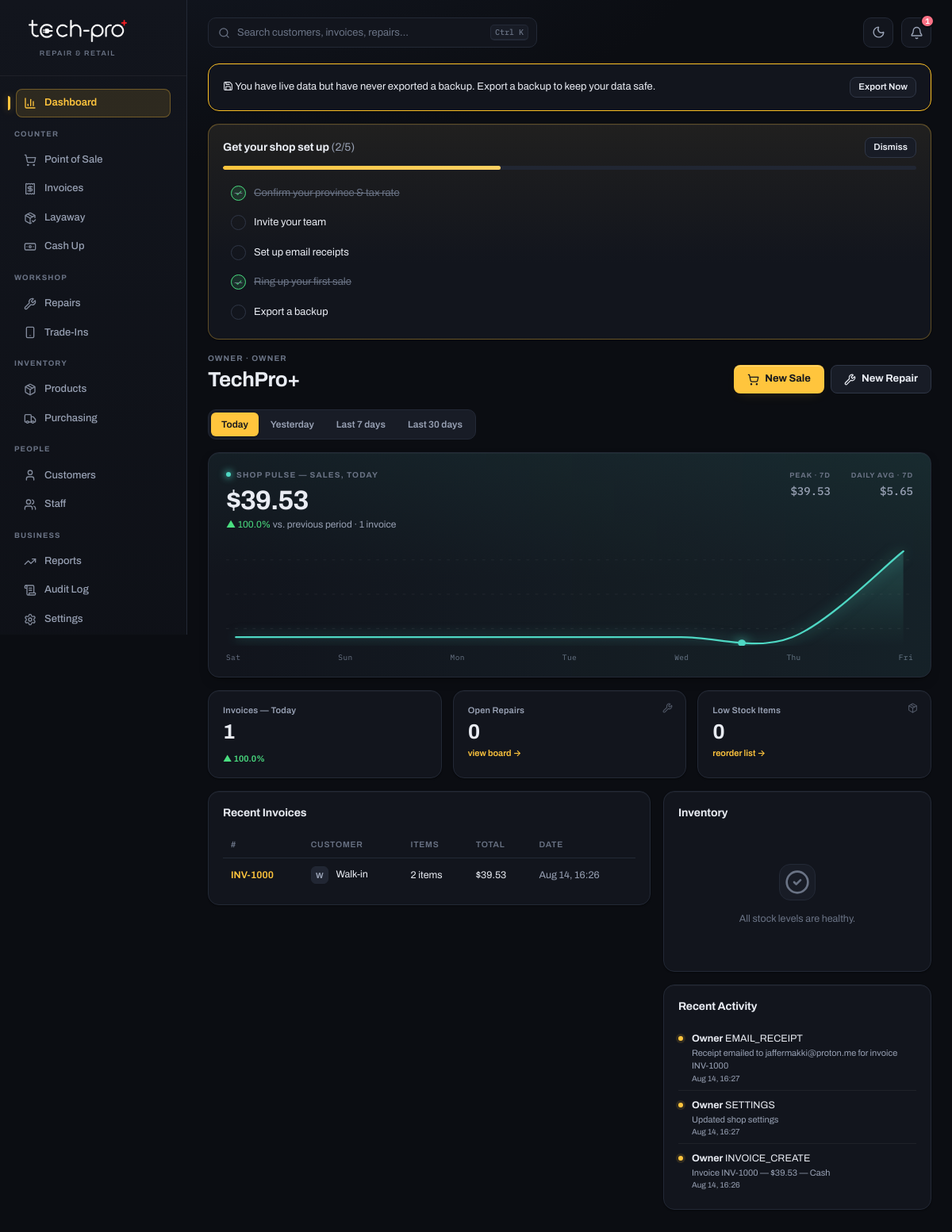
The app's page / (signed in) with its own data.
### app/models.py (models this page shows)
class Staff(Base):
    __tablename__ = "staff"
    id = Column(String, primary_key=True, default=gen_id)
    name = Column(String, nullable=False)
    role = Column(String, nullable=False, default="cashier")  # owner | manager | cashier | technician
    pin_hash = Column(String, nullable=False)
    active = Column(Boolean, default=True)

class Setting(Base):
    __tablename__ = "settings"
    key = Column(String, primary_key=True)
    value = Column(Text)

class Invoice(Base):
    __tablename__ = "invoices"
    id = Column(String, primary_key=True, default=gen_id)
    number = Column(String, unique=True)
    customer_id = Column(String, ForeignKey("customers.id"), nullable=True)
    staff_id = Column(String, ForeignKey("staff.id"), nullable=True)
    repair_id = Column(String, ForeignKey("repairs.id"), nullable=True)
    payment_method = Column(String, default="Cash")
    cash_amount = Column(Float, default=0)     # portion of `total` actually put in the cash drawer
    card_amount = Column(Float, default=0)     # portion of `total` actually run through the card terminal
    card_reference = Column(String, default="")  # approval/reference code from the terminal receipt, staff-entered
    subtotal = Column(Float, default=0)
    discount = Column(Float, default=0)
    loyalty_pts_used = Column(Integer, default=0)
    store_credit_used = Column(Float, default=0)
    tendered = Column(Float, default=0)
    change_given = Column(Float, default=0)
    tax_breakdown = Column(Text, default="")  # JSON string of [{label, amount}]
    tax_total = Column(Float, default=0)
    total = Column(Float, default=0)
    refunded = Column(Boolean, default=False)
    date = Column(DateTime, default=datetime.utcnow)
    customer = relationship("Customer")
    staff = relationship("Staff")
    repair = relationship("Repair")
    lines = relationship("InvoiceLine", back_populates="invoice", cascade="all, delete-orphan")

class AuditLog(Base):
    __tablename__ = "audit_log"
    id = Column(String, primary_key=True, default=gen_id)
    ts = Column(DateTime, default=datetime.utcnow)
    staff_id = Column(String, nullable=True)
    staff_name = Column(String, default="System")
    action = Column(String)
    detail = Column(Text, default="")

### app/main.py (the view)
@app.get("/", response_class=HTMLResponse)
def dashboard(request: Request, db: Session = Depends(get_db), date_range: str = Query("today", alias="range")):
    staff = require_login(request, db)
    if not staff:
        return RedirectResponse("/login", status_code=303)
    if date_range not in RANGE_LABELS:
        date_range = "today"
    today = datetime.utcnow().date()
    all_invoices = db.query(Invoice).all()
    start, end, prev_start, prev_end = _range_bounds(date_range, today)
    in_range = [i for i in all_invoices if start <= i.date.date() <= end]
    in_prev = [i for i in all_invoices if prev_start <= i.date.date() <= prev_end]
    sales_total = round(sum(i.total for i in in_range), 2)
    sales_prev = round(sum(i.total for i in in_prev), 2)
    count_total = len(in_range)
    count_prev = len(in_prev)
    def _trend_pct(cur, prev):
        if prev > 0:
            return round((cur - prev) / prev * 100, 1)
        return 100.0 if cur > 0 else 0.0
    sales_trend_pct = _trend_pct(sales_total, sales_prev)
    count_trend_pct = _trend_pct(count_total, count_prev)
    span_days = (end - start).days + 1
    daily_sales, daily_counts = [], []
    for i in range(span_days - 1, -1, -1):
        d = end - timedelta(days=i)
        day_invoices = [inv for inv in all_invoices if inv.date.date() == d]
        daily_sales.append(round(sum(inv.total for inv in day_invoices), 2))
        daily_counts.append(len(day_invoices))
    sales_spark = _sparkline_points(daily_sales)
    count_spark = _sparkline_points(daily_counts)
    trend_days, trend_totals = [], []
    for i in range(6, -1, -1):
        d = today - timedelta(days=i)
        day_total = round(sum(inv.total for inv in all_invoices if inv.date.date() == d), 2)
        trend_days.append(d.strftime("%a"))
        trend_totals.append(day_total)
    recent_invoices = db.query(Invoice).order_by(Invoice.date.desc()).limit(8).all()
    low_stock = db.query(Product).filter(Product.stock <= Product.reorder_threshold).all()
    open_repairs_count = db.query(Repair).filter(Repair.status.notin_(["COMPLETED", "COLLECTED"])).count()
    backup_warning = None
    checklist = None
    if role_allowed(staff, "owner"):
        last_backup = get_setting(db, "last_backup", "")
        total_customers = db.query(Customer).count()
        total_invoices = db.query(Invoice).count()
        if not last_backup:
            if total_invoices > 0 or total_customers > 2:
                backup_warning = "You have live data but have never exported a backup."
        else:
            days_since = (datetime.utcnow() - datetime.fromisoformat(last_backup)).days
            if days_since >= 7:
                backup_warning = f"Last backup was {days_since} day{'s' if days_since != 1 else ''} ago."
        if not get_setting(db, "hide_setup_checklist", ""):
            items = [
                {"label": "Confirm your province & tax rate", "done": db.get(Setting, "province") is not None, "href": "/settings"},
                {"label": "Invite your team", "done": db.query(Staff).count() > 1, "href": "/staff"},
                {"label": "Set up email receipts", "done": bool(get_setting(db, "smtp_host", "")), "href": "/settings"},
                {"label": "Ring up your first sale", "done": total_invoices > 0, "href": "/pos"},
                {"label": "Export a backup", "done": bool(last_backup), "href": "/export/backup"},
            ]
            done_count = sum(1 for it in items if it["done"])
            if done_count < len(items):
                checklist = {"entries": items, "done_count": done_count, "total": len(items)}
    activity = (
        db.query(AuditLog)
        .order_by(AuditLog.ts.desc())
        .limit(8)
        .all()
    )
    return templates.TemplateResponse(request, "dashboard.html", {
        "staff": staff,
        "range": date_range, "range_label": RANGE_LABELS[date_range], "range_labels": RANGE_LABELS,
        "sales_total": sales_total, "count_total": count_total,
        "sales_trend_pct": sales_trend_pct, "count_trend_pct": count_trend_pct,
        "sales_spark": sales_spark, "count_spark": count_spark,
        "trend_days": trend_days, "trend_totals": trend_totals,
        "open_repairs_count": open_repairs_count,
        "recent_invoices": recent_invoices, "low_stock": low_stock,
        "shop_name": get_setting(db, "shop_name", "TechPro+"),
        "backup_warning": backup_warning,
        "checklist": checklist,
        "activity": activity,
    })

### templates/dashboard.html (shortened to what this page needs)
{% extends "base.html" %}
{% block content %}
{% if backup_warning %}
<div class="card" style="border-color:var(--warn);display:flex;justify-content:space-between;align-items:center;flex-wrap:wrap;gap:8px">
  <span>{{ icon('save') }} {{ backup_warning }} Export a backup to keep your data safe.</span>
  <a href="/export/backup" class="btn-secondary btn-sm">Export Now</a>
</div>
{% endif %}
{% if checklist %}
<div class="card checklist-card">
  <div style="display:flex;justify-content:space-between;align-items:center;margin-bottom:10px">
    <h2 style="margin:0">Get your shop set up <span class="text-muted" style="font-weight:400">({{ checklist.done_count }}/{{ checklist.total }})</span></h2>
    <form method="post" action="/dashboard/dismiss-checklist"><input type="hidden" name="csrf_token" value="{{ csrf_token() }}"><button type="submit" class="btn-secondary btn-sm">Dismiss</button></form>
  </div>
  <div class="checklist-progress"><div class="checklist-progress-bar" style="width:{{ (checklist.done_count / checklist.total * 100)|round|int }}%"></div></div>
  <div class="checklist-items">
    {% for item in checklist.entries %}
    <a href="{{ item.href }}" class="checklist-item {{ 'done' if item.done }}">
      <span class="checklist-dot">{{ '✓' if item.done else '' }}</span>
      <span>{{ item.label }}</span>
    </a>
    {% endfor %}
  </div>
</div>
{% endif %}
<div class="page-head">
  <div>
    <div class="eyebrow">{{ staff.name }} · {{ staff.role }}</div>
    <h1>{{ shop_name }}</h1>
  </div>
  <div class="quick-actions">
    <a href="/pos" class="btn-primary" style="padding:9px 16px;border-radius:8px;font-weight:700">{{ icon('shopping-cart') }} New Sale</a>
    <a href="/repairs" class="btn-secondary" style="padding:9px 16px;border-radius:8px;font-weight:700">{{ icon('wrench') }} New Repair</a>
  </div>
</div>
<div class="range-tabs">
  {% for key, label in range_labels.items() %}
  <a href="/?range={{ key }}" class="{{ 'active' if range == key }}">{{ label }}</a>
  {% endfor %}
</div>
<div class="pulse-card">
  <div class="pulse-scanline"></div>
  <div class="pulse-head">
    <div>
      <div class="pulse-label"><span class="pulse-live-dot"></span>Shop Pulse — Sales, {{ range_label }}</div>
      <div class="pulse-value text-green">${{ "%.2f"|format(sales_total) }}</div>
      <div class="pulse-sub">
        {% if sales_trend_pct > 0 %}<span class="text-green">▲ {{ sales_trend_pct }}%</span>
        {% elif sales_trend_pct < 0 %}<span class="text-red">▼ {{ sales_trend_pct|abs }}%</span>
        {% else %}<span class="text-muted">— flat</span>{% endif %}
        vs. previous period · {{ count_total }} invoice{{ 's' if count_total != 1 }}
      </div>
    </div>
    <div class="pulse-readout">
      <div class="pulse-readout-item">
        <span class="pulse-readout-label">Peak · {{ trend_days|length }}d</span>
        <span class="pulse-readout-value" id="pulsePeak">—</span>
      </div>
      <div class="pulse-readout-item">
        <span class="pulse-readout-label">Daily avg · {{ trend_days|length }}d</span>
        <span class="pulse-readout-value" id="pulseAvg">—</span>
      </div>
    </div>
  </div>
  <div class="pulse-scope">
  </div>
  <div class="pulse-day-labels">
    {% for d in trend_days %}<span>{{ d }}</span>{% endfor %}
  </div>
</div>
<div class="stat-grid" style="grid-template-columns:repeat(3,1fr)">
  <div class="stat-card">
    <div class="stat-label">Invoices — {{ range_label }}</div>
    <div class="stat-value">{{ count_total }}</div>
    <div style="display:flex;justify-content:space-between;align-items:flex-end">
      {% if count_trend_pct > 0 %}
      <div class="stat-trend up">▲ {{ count_trend_pct }}%</div>
      {% elif count_trend_pct < 0 %}
      <div class="stat-trend down">▼ {{ count_trend_pct|abs }}%</div>
      {% else %}
      <div class="stat-trend flat">— flat</div>
      {% endif %}
      <svg class="sparkline" viewBox="0 0 100 28" preserveAspectRatio="none"><polyline points="{{ count_spark }}" fill="none" stroke="var(--blue)" stroke-width="2"/></svg>
    </div>
  </div>
  <div class="stat-card">
    <span class="stat-icon">{{ icon('wrench') }}</span>
    <div class="stat-label">Open Repairs</div>
    <div class="stat-value {{ 'text-red' if open_repairs_count > 0 else '' }}">{{ open_repairs_count }}</div>
    <div class="stat-trend flat"><a href="/repairs">view board →</a></div>
  </div>
  <div class="stat-card">
    <span class="stat-icon">{{ icon('package') }}</span>
    <div class="stat-label">Low Stock Items</div>
    <div class="stat-value {{ 'text-red' if low_stock|length > 0 else '' }}">{{ low_stock|length }}</div>
    <div class="stat-trend flat">{% if staff.role in ['owner','manager'] %}<a href="/products/reorder">reorder list →</a>{% else %}low stock items{% endif %}</div>
  </div>
</div>
<div class="dash-cols">
  <div>
    <div class="card">
      <h2>Recent Invoices</h2>
      <table>
        <thead><tr><th>#</th><th>Customer</th><th>Items</th><th>Total</th><th>Date</th></tr></thead>
        <tbody>
          {% for inv in recent_invoices %}
          <tr>
            <td><a href="/invoices/{{ inv.id }}">{{ inv.number }}</a></td>
            <td>
              <span class="avatar-pill">{{ (inv.customer.name if inv.customer else 'Walk-in')[:1]|upper }}</span>
              {{ inv.customer.name if inv.customer else 'Walk-in' }}
            </td>
            <td>{{ inv.lines|length }} item{{ 's' if inv.lines|length != 1 }}</td>
            <td>${{ "%.2f"|format(inv.total) }}</td>
            <td class="text-muted">{{ inv.date.strftime('%b %d, %H:%M') }}</td>
          </tr>
          {% else %}
          <tr><td colspan="5">
            <div class="empty-state"><div class="icon">{{ icon('receipt', size=32) }}</div>No sales yet — head to Point of Sale to ring one up.</div>
          </td></tr>
          {% endfor %}
        </tbody>
      </table>
    </div>
  </div>
  <div>
    {% if low_stock %}
    <div class="card">
      <h2>Low Stock {% if staff.role in ['owner','manager'] %}<a href="/products/reorder" class="btn-secondary btn-sm" style="float:right;font-weight:400">Reorder →</a>{% endif %}</h2>
      <table>
        <thead><tr><th>SKU</th><th>Name</th><th>Stock</th></tr></thead>
        <tbody>
          {% for p in low_stock %}
          <tr><td class="text-muted">{{ p.sku }}</td><td>{{ p.name }}</td><td class="text-red">{{ p.stock }}</td></tr>
          {% endfor %}
        </tbody>
      </table>
    </div>
    {% else %}
    <div class="card">
      <h2>Inventory</h2>
      <div class="empty-state"><div class="icon">{{ icon('circle-check', size=32) }}</div>All stock levels are healthy.</div>
    </div>
    {% endif %}
    <div class="card">
      <h2>Recent Activity</h2>
      <div class="activity-feed">
        {% for a in activity %}
        <div class="activity-row">
          <span class="activity-dot"></span>
          <div>
            <div><strong>{{ a.staff_name }}</strong> {{ a.action }}</div>
            {% if a.detail %}<div class="text-muted" style="font-size:11px">{{ a.detail }}</div>{% endif %}
            <div class="text-muted" style="font-size:10px">{{ a.ts.strftime('%b %d, %H:%M') }}</div>
          </div>
        </div>
        {% else %}
        <div class="empty-state"><div class="icon">{{ icon('scroll-text', size=32) }}</div>No activity recorded yet.</div>
        {% endfor %}
      </div>
    </div>
  </div>
</div>
{% endblock %}

### records on screen
Staff: name "OWNER", role "OWNER"
Setting: value "TechPro+"
Invoice: number "INV-1000", customer "W", customer "Walk-in", lines|length "2", lines "s", total "39.53", date "Aug 14, 16:26"
AuditLog: staff_name "Owner", action "EMAIL_RECEIPT", detail "Receipt emailed to jaffermakki@proton.me for invoice INV-1000", ts "Aug 14, 16:27"
AuditLog: staff_name "Owner", action "SETTINGS", detail "Updated shop settings", ts "Aug 14, 16:27"
AuditLog: staff_name "Owner", action "INVOICE_CREATE", detail "Invoice INV-1000 — $39.53 — Cash", ts "Aug 14, 16:26"

### other values on screen
{{ backup_warning }} "You have live data but have never exported a backup."
{{ checklist.done_count }} "2"
{{ checklist.total }} "5"
{{ '✓' if item.done else '' }} "✓" "✓"
{{ item.label }} "Confirm your province & tax rate" "Invite your team" "Set up email receipts" "Ring up your first sale" "Export a backup"
{{ label }} "Today" "Yesterday" "Last 7 days" "Last 30 days"
{{ range_label }} "TODAY"
{{ "%.2f"|format(sales_total) }} "39.53"
{{ sales_trend_pct }} "100.0"
{{ count_total }} "1"
{{ trend_days|length }} "7"
{{ d }} "Sat" "Sun" "Mon" "Tue" "Wed" "Thu" "Fri"
{{ range_label }} "Today"
{{ count_trend_pct }} "100.0"
{{ open_repairs_count }} "0"
